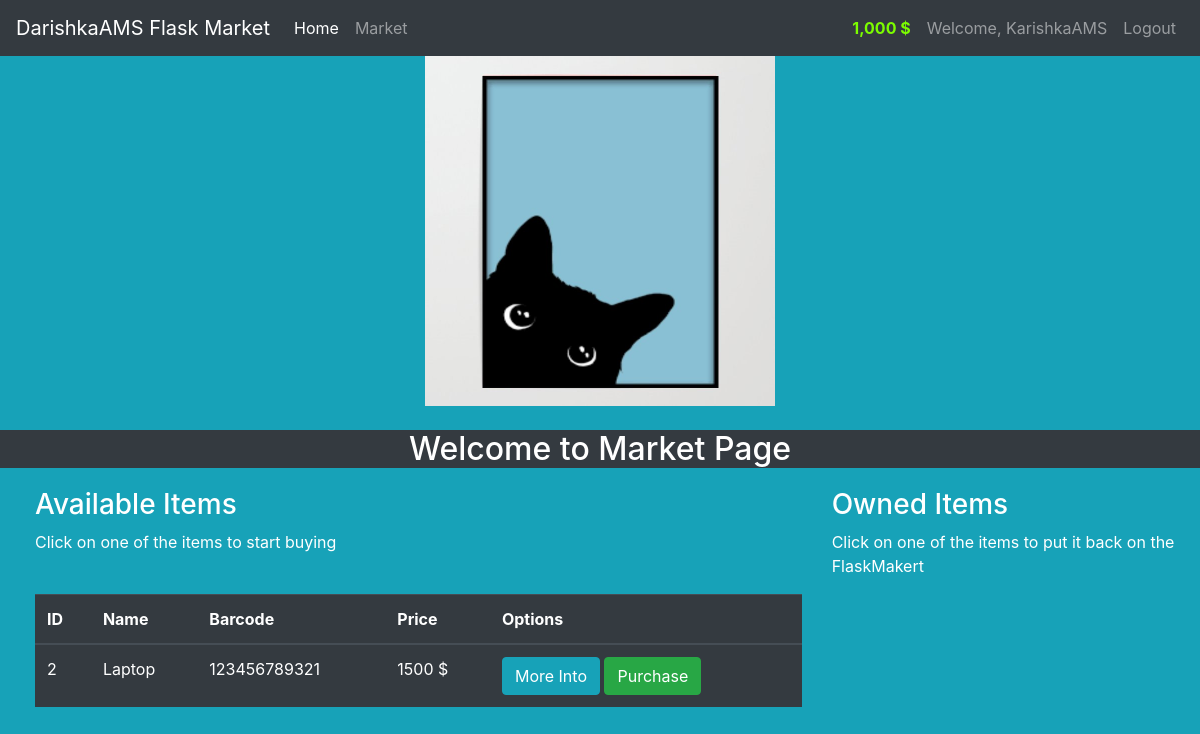
/market (signed in), run on an earlier commit of the app's database.
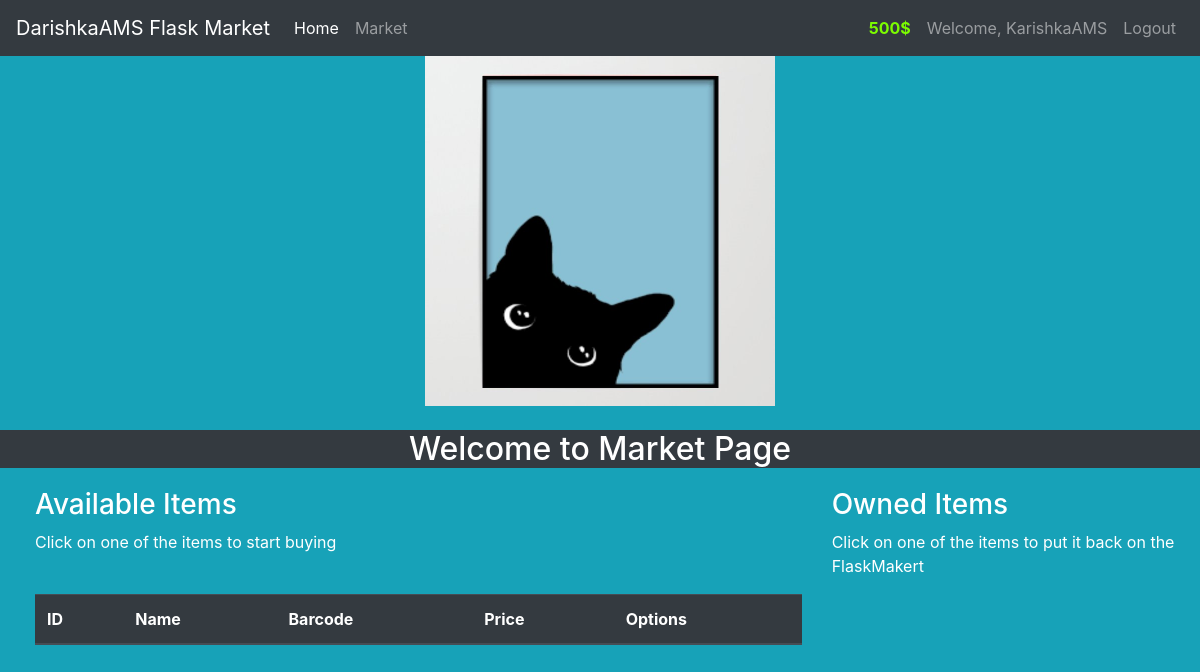
And on a later commit of the database.
### Market/models.py (models this page shows, shortened)
class User(db.Model, UserMixin):
    id = db.Column(db.Integer(), primary_key=True)
    username = db.Column(db.String(length=30), nullable=False, unique=True)
    email_address = db.Column(db.String(length=50), nullable=False, unique=True)
    password_hash = db.Column(db.String(length=60), nullable=False)
    budget = db.Column(db.Integer(), nullable=False, default=1000)
    items = db.relationship('Item', backref='owned_user', lazy=True)
    @property
    def prettier_budget(self):
        if len(str(self.budget)) >= 4:
            return f'{str(self.budget)[:-3]},{str(self.budget)[-3:]} $'
        else:
            return f"{self.budget}$"
    @property
    def password(self):
        return self.password

class Item(db.Model):
    id = db.Column(db.Integer(), primary_key=True)
    name = db.Column(db.String(length=30), nullable=False, unique=True)
    price = db.Column(db.Integer(), nullable=False)
    barcode = db.Column(db.String(length=12), nullable=False, unique=True)
    description = db.Column(db.String(length=1024), nullable=False, unique=True)
    owner = db.Column(db.Integer(), db.ForeignKey('user.id'))

### Market/routes.py (the view, shortened to what this page needs)
@app.route('/market', methods=['GET', 'POST'])
@login_required
def market_page_view():
    purchase_form = PurchaseItemForm()
    if request.method == "GET":
        items = Item.query.filter_by(owner=None)
        return render_template('market.html', items=items, purchase_form=purchase_form)

### Market/models.py (called while the page is built)
@login_manager.user_loader
def load_user(user_id):
    return User.query.get(int(user_id))

### Market/templates/market.html (shortened to what this page needs)
{% extends 'base.html' %}
{% block content %}
<div class="text-center">
   <img class="mb-4" src="{{url_for('static', filename='black-cat-dcv-posters.jpg')}}" alt="DarishkaAMS" width="350" height="350">
   <h2 class="bg-dark"> Welcome to Market Page </h2>
</div>
<div class="row" style="margin-top:20px; margin-left:20px">
   <div class="col-8">
       <h3> Available Items </h3>
       <p> Click on one of the items to start buying </p>
       <br>
      <table class="table table-hover table-dark">
         <thead>
            <tr>
               <th scope="col"> ID </th>
               <th scope="col"> Name </th>
               <th scope="col"> Barcode </th>
               <th scope="col"> Price </th>
               <th scope="col"> Options </th>
            </tr>
         </thead>
         <tbody>
            {% for item in items %}
            <tr>
               <td> {{ item.id }} </td>
               <td> {{ item.name }} </td>
               <td> {{ item.barcode }} </td>
               <td> {{ item.price }} $ </td>
               <td>
                  <button class="btn btn-outline btn-info" data-toggle="modal" data-target="#Modal-MoreInfo-{{ item.id }}"> More Into </button>
                  <button class="btn btn-outline btn-success" data-toggle="modal" data-target="#Modal-PurchaseConfirm-{{ item.id }}"> Purchase </button>
               </td>
            </tr>
            {% endfor %}
         </tbody>
      </table>
   </div>
   <div class="col-4">
       <h3> Owned Items </h3>
       <p> Click on one of the items to put it back on the FlaskMakert </p>
       <br>
   </div>
</div>
{% endblock %}

### Market/templates/base.html (shortened to what this page needs)
<!doctype html>
<html lang="en">
  <head>
    <link rel="stylesheet" href="https://cdn.jsdelivr.net/npm/bootstrap@4.5.3/dist/css/bootstrap.min.css">
  </head>
  <body>
      <nav class="navbar navbar-expand-md navbar-dark bg-dark">
          <a class="navbar-brand" href="#">DarishkaAMS Flask Market</a>
          <div class="collapse navbar-collapse" id="navbarNav">
            <ul class="navbar-nav mr-auto">
                <li class="nav-item active">
                    <a class="nav-link" href="{{ url_for('home_page_view') }}">Home <span class="sr-only">(current)</span></a>
                </li>
                <li class="nav-item">
                    <a class="nav-link" href="{{ url_for('market_page_view') }}">Market</a>
                </li>
            </ul>
              {% if current_user.is_authenticated %}
                <ul class="navbar-nav">
                    <li class="nav-item">
                        <a class="nav-link" style="color: lawngreen; font-weight: bold">
                            {{ current_user.prettier_budget }}
                        </a>
                    </li>
                    <li class="nav-item">
                        <a class="nav-link">Welcome, {{ current_user.username }}</a>
                    </li>
                    <li class="nav-item">
                        <a class="nav-link" href="{{ url_for('logout_page_view') }}">Logout</a>
                    </li>
                </ul>
              {% endif %}
          </div>
      </nav>
      {% block content %}
      {% endblock %}
  </body>
  </body>
</html>

### Market/templates/base.html (style rules this page uses)
body { background-color: #17a2b8; color: #fff; }

What changed in the data, as far as the page shows it:
no longer on this page (row edited): Item: id "2", name "Laptop", barcode "123456789321", price "1500"
changed User "KarishkaAMS": prettier_budget "1,000 $" → "500$"
